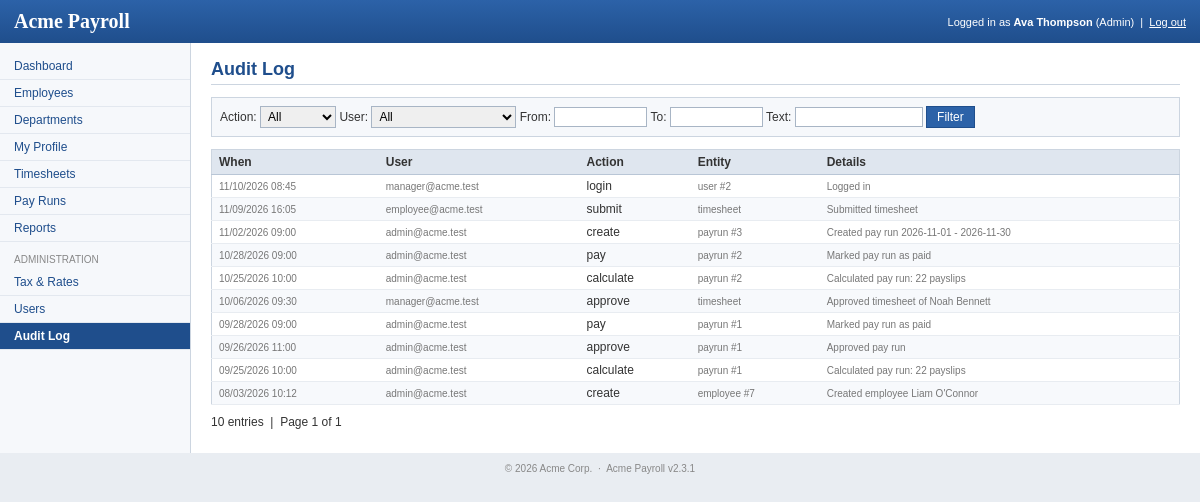
Screenshot of /audit.php (signed in) with the database file from the repository.
### tables this page shows
CREATE TABLE `audit_log` (
  `id` int(11) NOT NULL AUTO_INCREMENT,
  `created_at` datetime NOT NULL,
  `user_id` int(11) DEFAULT NULL,
  `action` varchar(20) NOT NULL,
  `entity` varchar(50) NOT NULL,
  `entity_id` varchar(50) DEFAULT NULL,
  `details` text,
  PRIMARY KEY (`id`),
  KEY `idx_audit_created` (`created_at`),
  KEY `idx_audit_user` (`user_id`)
);

CREATE TABLE `users` (
  `id` int(11) NOT NULL AUTO_INCREMENT,
  `email` varchar(150) NOT NULL,
  `password` char(32) NOT NULL COMMENT 'md5',
  `full_name` varchar(120) NOT NULL,
  `role` enum('admin','manager','employee') NOT NULL DEFAULT 'employee',
  `employee_id` int(11) DEFAULT NULL,
  `active` tinyint(1) NOT NULL DEFAULT '1',
  `last_login` datetime DEFAULT NULL,
  `created_at` datetime DEFAULT NULL,
  PRIMARY KEY (`id`),
  UNIQUE KEY `uq_user_email` (`email`),
  KEY `idx_user_employee` (`employee_id`)
);

### www/includes/functions.php (called while the page is built, shortened)
<?php
require_once dirname(__FILE__) . '/db.php';
function h($str)
{
    return htmlspecialchars($str, ENT_QUOTES, 'UTF-8');
}
function get($name, $default = '')
{
    return isset($_GET[$name]) ? trim($_GET[$name]) : $default;
}
function is_logged_in()
{
    return !empty($_SESSION['user_id']);
}
function user_role()
{
    return isset($_SESSION['role']) ? $_SESSION['role'] : '';
}
function is_admin()
{
    return user_role() == 'admin';
}
function my_employee_id()
{
    return isset($_SESSION['employee_id']) ? (int)$_SESSION['employee_id'] : 0;
}

### www/includes/db.php (called while the page is built, shortened)
<?php
$db = mysqli_connect(DB_HOST, DB_USER, DB_PASS, DB_NAME);
mysqli_set_charset($db, 'utf8');
function db_query($sql)
{
    global $db;
    $res = mysqli_query($db, $sql);
    return $res;
}
function db_fetch_all($sql)
{
    $res = db_query($sql);
    $rows = array();
    while ($row = mysqli_fetch_assoc($res)) {
        $rows[] = $row;
    }
    return $rows;
}
function db_value($sql)
{
    $res = db_query($sql);
    $row = mysqli_fetch_row($res);
    return $row ? $row[0] : null;
}

### www/audit.php (the view, shortened to what this page needs)
<?php
include 'includes/functions.php';
$from = get('from');
$to = get('to');
$q = get('q');
$page = max(1, (int)get('page', 1));
$per_page = 25;
$where = '1=1';
$total = db_value("SELECT COUNT(*) FROM audit_log a WHERE $where");
$pages = max(1, ceil($total / $per_page));
$offset = ($page - 1) * $per_page;
$rows = db_fetch_all("SELECT a.*, u.email FROM audit_log a LEFT JOIN users u ON u.id = a.user_id WHERE $where ORDER BY a.created_at DESC, a.id DESC LIMIT $offset, $per_page");
$users = db_fetch_all('SELECT id, email FROM users ORDER BY email');
include 'header.php';
?>
<h1>Audit Log</h1>
<form method="get" action="audit.php" class="filter" id="audit-filter">
  <label for="action">Action:</label>
  <select name="action" id="action"><option value="">All</option>
  </select>
  <label for="user_id">User:</label>
  <select name="user_id" id="user_id"><option value="">All</option>
  </select>
  <label for="from">From:</label> <input type="text" name="from" id="from" value="<?php echo h($from); ?>" size="10" />
  <label for="to">To:</label> <input type="text" name="to" id="to" value="<?php echo h($to); ?>" size="10" />
  <label for="q">Text:</label> <input type="text" name="q" id="q" value="<?php echo h($q); ?>" size="15" />
  <input type="submit" value="Filter" class="button" />
</form>
<table class="grid" width="100%" id="audit-table">
  <tr><th>When</th><th>User</th><th>Action</th><th>Entity</th><th>Details</th></tr>
  <?php foreach ($rows as $i => $r) { ?>
  <tr class="<?php echo $i % 2 ? 'odd' : 'even'; ?>">
    <td nowrap="nowrap" class="small"><?php echo date('m/d/Y H:i', strtotime($r['created_at'])); ?></td>
    <td class="small"><?php echo h($r['email']); ?></td>
    <td><?php echo h($r['action']); ?></td>
    <td class="small"><?php echo h($r['entity']); ?><?php if ($r['entity_id'] !== '') echo ' #' . h($r['entity_id']); ?></td>
    <td class="small"><?php echo h($r['details']); ?></td>
  </tr>
  <?php } ?>
</table>
<div class="pager">
  <?php echo (int)$total; ?> entries &nbsp;|&nbsp; Page <?php echo $page; ?> of <?php echo $pages; ?>
</div>
<?php include 'footer.php'; ?>

### www/header.php (shortened to what this page needs)
<?php
$current = basename($_SERVER['PHP_SELF']);
function nav_link($file, $label, $current, $also = array())
{
    $active = ($file == $current || in_array($current, $also)) ? ' class="active"' : '';
    return '<li' . $active . '><a href="' . $file . '">' . $label . '</a></li>';
}
?>
<!DOCTYPE html PUBLIC "-//W3C//DTD XHTML 1.0 Transitional//EN" "http://www.w3.org/TR/xhtml1/DTD/xhtml1-transitional.dtd">
<html xmlns="http://www.w3.org/1999/xhtml">
<head>
<link rel="stylesheet" type="text/css" href="css/style.css" />
<link rel="stylesheet" type="text/css" href="css/print.css" media="print" />
</head>
<body>
<table id="layout" width="100%" cellpadding="0" cellspacing="0" border="0">
  <tr>
    <td colspan="2" id="top">
      <table width="100%" cellpadding="0" cellspacing="0">
        <tr>
          <td><a href="dashboard.php" id="logo"><?php echo APP_NAME; ?></a></td>
          <td align="right" class="userbox">
          <?php if (is_logged_in()) { ?>
            Logged in as <b><?php echo h($_SESSION['full_name']); ?></b>
            (<span id="user-role"><?php echo h(ucfirst(user_role())); ?></span>)
            &nbsp;|&nbsp; <a href="logout.php" id="logout-link">Log out</a>
          <?php } ?>
          </td>
        </tr>
      </table>
    </td>
  </tr>
  <tr>
    <?php if (is_logged_in()) { ?>
    <td id="sidebar" valign="top" width="190">
      <ul class="menu">
        <?php echo nav_link('dashboard.php', 'Dashboard', $current); ?>
        <?php if (is_admin() || is_manager()) { ?>
          <?php echo nav_link('employees.php', 'Employees', $current, array('employee_edit.php', 'employee_view.php', 'salary_raise.php')); ?>
          <?php echo nav_link('departments.php', 'Departments', $current, array('department_edit.php')); ?>
        <?php } ?>
        <?php if (my_employee_id()) { ?>
          <?php echo nav_link('profile.php', 'My Profile', $current); ?>
        <?php } ?>
        <?php echo nav_link('timesheets.php', 'Timesheets', $current, array('timesheet_edit.php', 'timesheet_view.php')); ?>
        <?php if (is_admin()) { ?>
          <?php echo nav_link('payruns.php', 'Pay Runs', $current, array('payrun_new.php', 'payrun_view.php', 'payslip.php')); ?>
        <?php } ?>
        <?php if (is_admin() || is_manager()) { ?>
          <?php echo nav_link('reports.php', 'Reports', $current); ?>
        <?php } ?>
        <?php if (is_admin()) { ?>
          <li class="menu-header">Administration</li>
          <?php echo nav_link('settings.php', 'Tax &amp; Rates', $current); ?>
          <?php echo nav_link('users.php', 'Users', $current); ?>
          <?php echo nav_link('audit.php', 'Audit Log', $current); ?>
        <?php } ?>
      </ul>
    </td>
    <?php } ?>
    <td id="content" valign="top">

### www/footer.php
    </td>
  </tr>
  <tr>
    <td colspan="2" id="footer">
      &copy; <?php echo date('Y'); ?> Acme Corp. &nbsp;&middot;&nbsp; <?php echo APP_NAME; ?> v<?php echo APP_VERSION; ?>
    </td>
  </tr>
</table>
</body>
</html>

### www/css/style.css (style rules this page uses)
body { margin: 0; padding: 0; font-family: Verdana, Arial, Helvetica, sans-serif; font-size: 12px; color: #333; background: #e9edf2; }
a { color: #1f4e8c; }
h1 { font-size: 18px; color: #1f4e8c; margin: 0 0 12px 0; border-bottom: 1px solid #ccd5e0; padding-bottom: 4px; }
#layout { min-height: 100%; }
#top { background: #1f4e8c; background: linear-gradient(#2c62a8, #1f4e8c); color: #fff; padding: 10px 14px; }
#top a { color: #fff; }
#logo { font-size: 20px; font-weight: bold; text-decoration: none; font-family: Georgia, serif; }
.userbox { font-size: 11px; }
#sidebar { background: #f6f8fb; border-right: 1px solid #ccd5e0; padding: 10px 0; }
ul.menu { list-style: none; margin: 0; padding: 0; }
ul.menu li a { display: block; padding: 6px 14px; text-decoration: none; border-bottom: 1px solid #e3e8ef; }
ul.menu li.active a { background: #1f4e8c; color: #fff; font-weight: bold; }
ul.menu li.menu-header { padding: 12px 14px 4px 14px; font-size: 10px; text-transform: uppercase; color: #888; }
#content { background: #fff; padding: 16px 20px; }
#footer { text-align: center; font-size: 10px; color: #888; padding: 10px; }
table.grid { border-collapse: collapse; border: 1px solid #ccd5e0; margin-bottom: 10px; }
table.grid th { background: #dfe6ef; text-align: left; padding: 5px 7px; border-bottom: 1px solid #b9c6d6; white-space: nowrap; }
table.grid td { padding: 4px 7px; border-bottom: 1px solid #e8ecf1; }
table.grid tr.odd td { background: #f7f9fc; }
input[type=text], input[type=password], select, textarea { font-family: Verdana, Arial, sans-serif; font-size: 12px; border: 1px solid #a8b5c5; padding: 2px 3px; }
.button, input.button { display: inline-block; background: #2c62a8; color: #fff !important; border: 1px solid #1f4e8c; padding: 3px 10px; font-size: 12px; text-decoration: none; cursor: pointer; }
.hint, .small { font-size: 10px; color: #777; }
.filter { background: #f6f8fb; border: 1px solid #ccd5e0; padding: 8px; margin-bottom: 12px; }
.pager { margin: 8px 0; }

### www/css/print.css (style rules this page uses)
body { background: #fff; font-family: Arial, Helvetica, sans-serif; font-size: 12px; color: #000; }
#top, #sidebar, #footer, .noprint, .actions, .msg { display: none; }
#content { padding: 0; }
.small { font-size: 9px; color: #555; }

### rows the page displays
audit_log: created_at "11/10/2026 08:45", user.email "manager@acme.test", action "login", entity "user", entity "2", details "Logged in"
audit_log: created_at "11/09/2026 16:05", user.email "employee@acme.test", action "submit", entity "timesheet", details "Submitted timesheet"
audit_log: created_at "11/02/2026 09:00", user.email "admin@acme.test", action "create", entity "payrun", entity "3", details "Created pay run 2026-11-01 - 2026-11-30"
audit_log: created_at "10/28/2026 09:00", user.email "admin@acme.test", action "pay", entity "payrun", entity "2", details "Marked pay run as paid"
audit_log: created_at "10/25/2026 10:00", user.email "admin@acme.test", action "calculate", entity "payrun", entity "2", details "Calculated pay run: 22 payslips"
audit_log: created_at "10/06/2026 09:30", user.email "manager@acme.test", action "approve", entity "timesheet", details "Approved timesheet of Noah Bennett"
audit_log: created_at "09/28/2026 09:00", user.email "admin@acme.test", action "pay", entity "payrun", entity "1", details "Marked pay run as paid"
audit_log: created_at "09/26/2026 11:00", user.email "admin@acme.test", action "approve", entity "payrun", entity "1", details "Approved pay run"
audit_log: created_at "09/25/2026 10:00", user.email "admin@acme.test", action "calculate", entity "payrun", entity "1", details "Calculated pay run: 22 payslips"
audit_log: created_at "08/03/2026 10:12", user.email "admin@acme.test", action "create", entity "employee", entity "7", details "Created employee Liam O'Connor"

### other values shown
APP_NAME "Acme Payroll"
$_SESSION['full_name'] "Ava Thompson"
user_role() "Admin"
$label "Dashboard Employees Departments My Profile Timesheets Pay Runs Reports Tax & Rates Users Audit Log"
$total "10"
$page "1"
$pages "1"
APP_VERSION "2.3.1"
